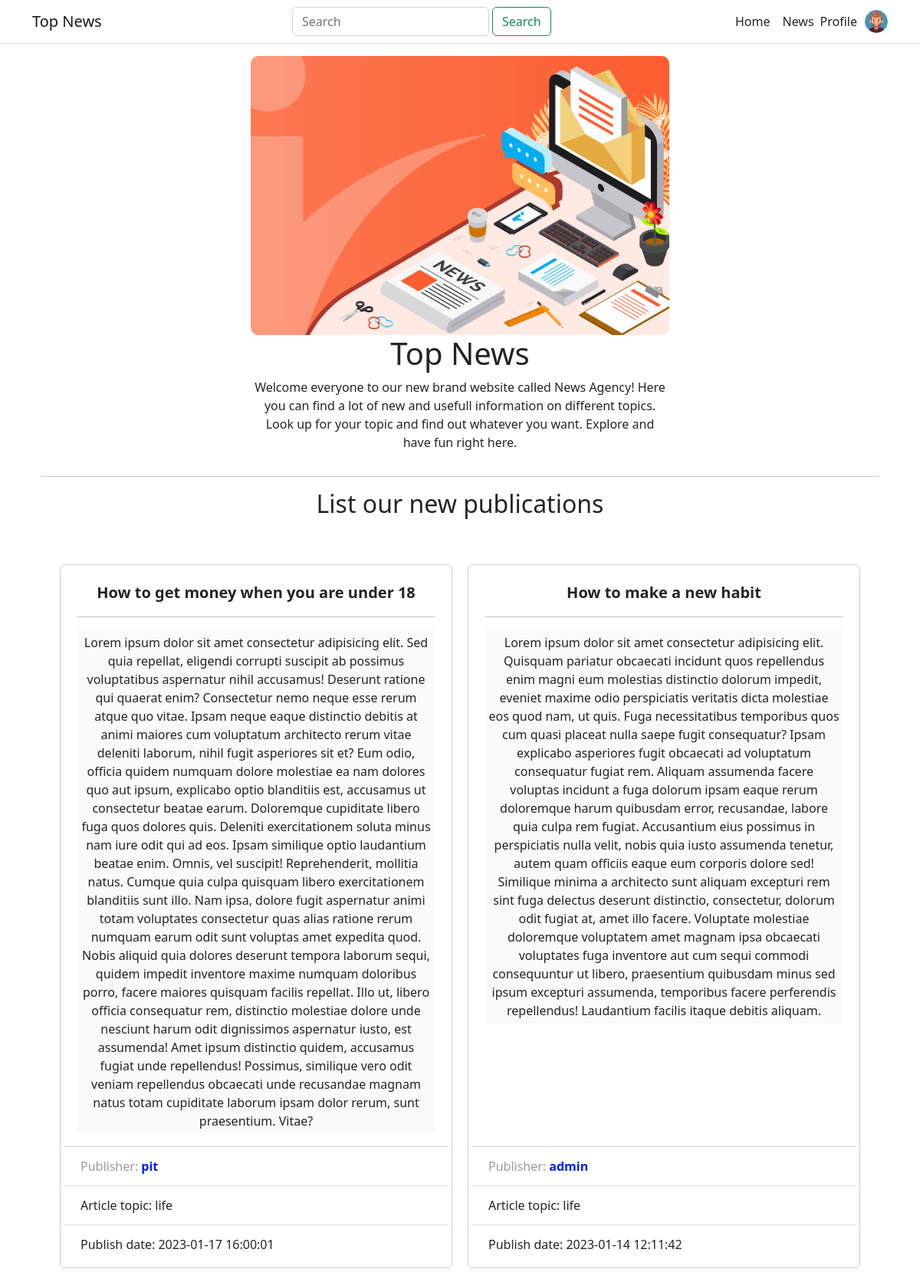
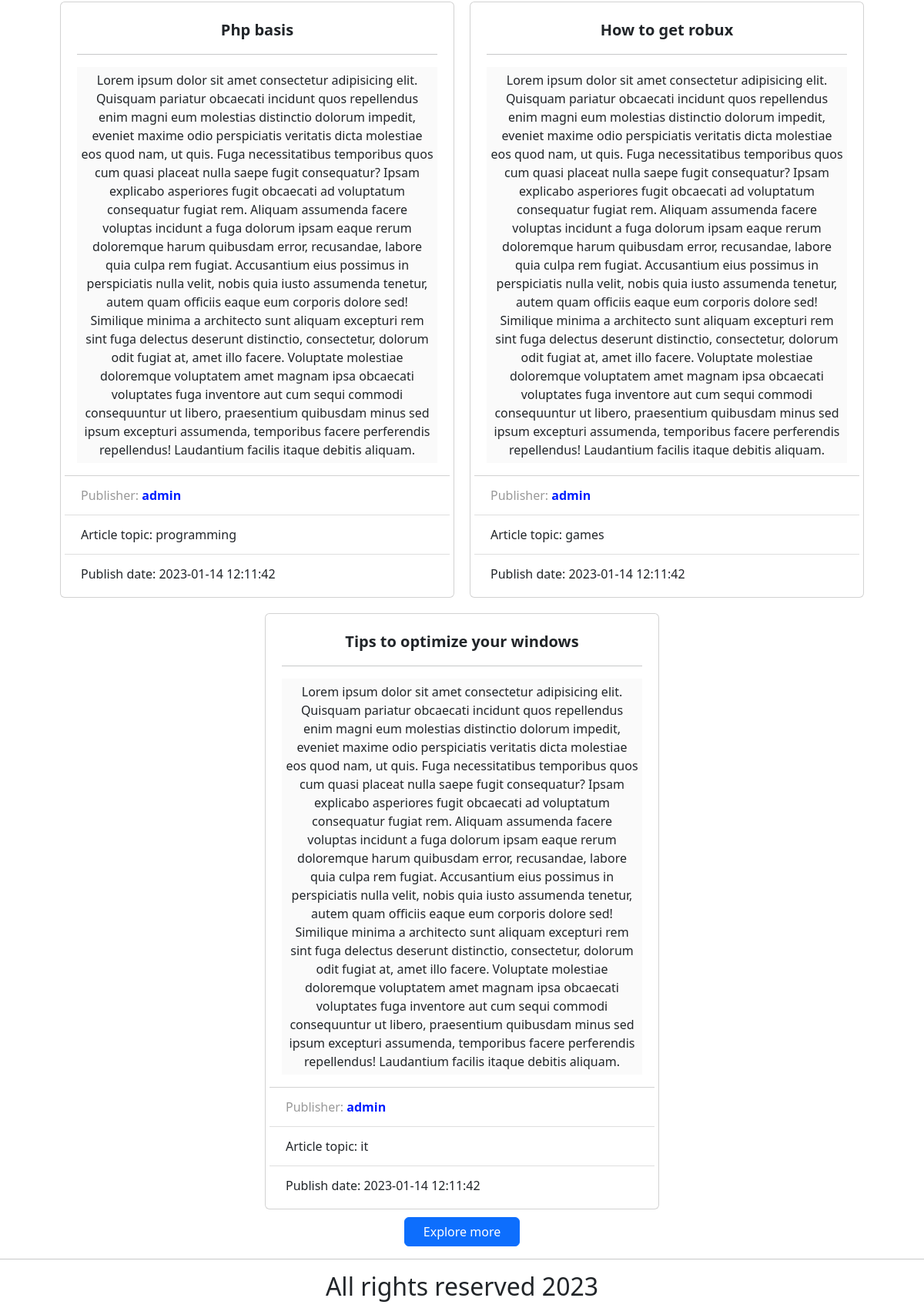
The page / on the database its author committed (2 pictures, top to bottom).
### tables this page shows
CREATE TABLE `news_table` (
  `id` int(11) NOT NULL,
  `article_author` int(11) DEFAULT NULL,
  `article_date` datetime DEFAULT NULL,
  `article_title` varchar(100) DEFAULT NULL,
  `article_content` text DEFAULT NULL,
  `article_type` varchar(100) DEFAULT NULL
);

CREATE TABLE `users` (
  `user_id` int(11) NOT NULL,
  `log` varchar(255) DEFAULT NULL,
  `pas` varchar(255) DEFAULT NULL
);

### action.php (the view, shortened to what this page needs)
<?php
require_once "db-settings/dbconnect.php";
function out($count, $offset = 0, $sort_topic = "all")
{
    global $conn;
    $arr_out = [];
    try {
        if ($sort_topic == "all") {
            if (!$result = $conn->query("SELECT * FROM `news_table` ORDER BY article_date DESC LIMIT " . $count . " OFFSET $offset")) {
                throw new Exception('Error selection from table `news_table`: [' . $conn->error . ']');
            }
        } else {
            if (!$result = $conn->query("SELECT * FROM `news_table` WHERE `article_type` = '" . $sort_topic . "' ORDER BY article_date DESC LIMIT " . $count . " OFFSET " . $offset . "")) {
                throw new Exception('Error selection from table `news_table`: [' . $conn->error . ']');
            }
        }
        while ($row = $result->fetch_assoc()) {
            $arr_out[] = $row;
        }
    } catch (Exception $e) {
        echo $e->getMessage();
    }
    return $arr_out;
}
function get_article_item($row)
{
    return '<div class="article__item card">
                    <div class="card-body">
                        <div class="article__title card-title">' . $row["article_title"] . '</div>
                        <hr>
                        <div class="article__content card-text">' . $row["article_content"] . '</div>
                    </div>
                    <ul class="list-group list-group-flush">
                        <li class="list-group-item">
                            <div class="article__publisher">Publisher: <span class="user__name">' . get_username_by_id($row["article_author"]) . '</span></div>
                        </li>
                        <li class="list-group-item">
                            <div class="article__date">Article topic: ' . $row["article_type"] . ' </div>
                        </li>
                        <li class="list-group-item">
                            <div class="article__date">Publish date: ' . $row["article_date"] . '</div>
                        </li>
                    </ul>
                </div>';
}
function get_username_by_id($id)
{
    global $conn;
    $sql = "SELECT `users`.log FROM `users` WHERE `users`.user_id = $id;";
    try {
        if (!$result = $conn->query($sql)) {
            throw new Exception('Error selection from table `news_table`: [' . $conn->error . ']');
        }
        return $result->fetch_assoc()['log'];;
    } catch (Exception $e) {
        echo $e->getMessage();
    }
}

### index.php
<?php
include_once "action.php";
include "html-parts/header.php"; ?>
<section class="news__about">
    <div class="news__wrap">
        <div class="container">
            <div class="news__description">
                <img src="assets/images/news.webp" alt="news-image" class="news__image">
                <h1>Top News</h1>
                <p class="news__text">
                    Welcome everyone to our new brand website called News Agency!
                    Here you can find a lot of new and usefull information on different topics.
                    Look up for your topic and find out whatever you want.
                    Explore and have fun right here.
                </p>
            </div>
            <hr>
        </div>
    </div>
</section>
<section class="articles">
    <div class="articles__wrap">
        <div class="container">
            <h2>List our new publications</h2>
            <?php
            echo '<div class="articles__list">';
            $out = out(5);
            if (count($out) > 0) {
                foreach ($out as $row) {
                    echo get_article_item($row);
                }
            } else {
                echo "В гостевой книге пока нет записей...<br>";
            }
            echo "<hr></div>
                <a class='btn btn-primary btn-page' href='news.php'>Explore more</a>
                </div></section>";
            include "html-parts/footer.php";

### assets/style/style.css (style rules this page uses)
body * { transition: all 0.5s ease; }
h1, h2 { text-align: center; }
img { border-radius: 10px; width: 50%; }
.btn-page { display: block; margin: 0 auto; max-width: 150px; }
.news__description { display: flex; flex-direction: column; justify-content: center; align-items: center; }
.news__text { text-align: center; max-width: 50%; }
.articles__list { margin-top: 50px; display: flex; flex-direction: row; flex-wrap: wrap; justify-content: center; }
.article__item { margin: 10px; padding: 5px; width: 32rem; }
.article__title { text-align: center; font-weight: 700; font-size: 20px; }
.article__publisher { color: #999999; padding: 5px; }
.article__content { text-align: center; background: #fafafa; padding: 5px; }
.article__date { padding: 5px; }
.user__name { color: rgb(0, 30, 255); font-weight: bold; }

### rows shown on the page
news_table: article_title "How to get money when you are under 18", article_content "Lorem ipsum dolor sit amet consectetur adipisicing elit. Sed quia repellat, eligendi corrupti suscipit ab possimus voluptatibus aspernatur nihil accusamus! Deserunt ratione qui quaerat enim? Consectetur nemo neque esse rerum atque quo vitae. Ipsam neque eaque distinctio debitis at animi maiores cum voluptatum architecto rerum vitae deleniti laborum, nihil fugit asperiores sit et? Eum odio, officia quidem numquam dolore molestiae ea nam dolores quo aut ipsum, explicabo optio blanditiis est, accusamus ut consectetur beatae earum. Doloremque cupiditate libero fuga quos dolores quis. Deleniti exercitationem soluta minus nam iure odit qui ad eos. Ipsam similique optio laudantium beatae enim.…", article_author.log "pit", article_type "life", article_date "2023-01-17 16:00:01"
news_table: article_title "How to make a new habit", article_content "Lorem ipsum dolor sit amet consectetur adipisicing elit. Quisquam pariatur obcaecati incidunt quos repellendus enim magni eum molestias distinctio dolorum impedit, eveniet maxime odio perspiciatis veritatis dicta molestiae eos quod nam, ut quis. Fuga necessitatibus temporibus quos cum quasi placeat nulla saepe fugit consequatur? Ipsam explicabo asperiores fugit obcaecati ad voluptatum consequatur fugiat rem. Aliquam assumenda facere voluptas incidunt a fuga dolorum ipsam eaque rerum doloremque harum quibusdam error, recusandae, labore quia culpa rem fugiat. Accusantium eius possimus in perspiciatis nulla velit, nobis quia iusto assumenda tenetur, autem quam officiis eaque eum corporis…", article_author.log "admin", article_type "life", article_date "2023-01-14 12:11:42"
news_table: article_title "Php basis", article_content "Lorem ipsum dolor sit amet consectetur adipisicing elit. Quisquam pariatur obcaecati incidunt quos repellendus enim magni eum molestias distinctio dolorum impedit, eveniet maxime odio perspiciatis veritatis dicta molestiae eos quod nam, ut quis. Fuga necessitatibus temporibus quos cum quasi placeat nulla saepe fugit consequatur? Ipsam explicabo asperiores fugit obcaecati ad voluptatum consequatur fugiat rem. Aliquam assumenda facere voluptas incidunt a fuga dolorum ipsam eaque rerum doloremque harum quibusdam error, recusandae, labore quia culpa rem fugiat. Accusantium eius possimus in perspiciatis nulla velit, nobis quia iusto assumenda tenetur, autem quam officiis eaque eum corporis…", article_author.log "admin", article_type "programming", article_date "2023-01-14 12:11:42"
news_table: article_title "How to get robux", article_content "Lorem ipsum dolor sit amet consectetur adipisicing elit. Quisquam pariatur obcaecati incidunt quos repellendus enim magni eum molestias distinctio dolorum impedit, eveniet maxime odio perspiciatis veritatis dicta molestiae eos quod nam, ut quis. Fuga necessitatibus temporibus quos cum quasi placeat nulla saepe fugit consequatur? Ipsam explicabo asperiores fugit obcaecati ad voluptatum consequatur fugiat rem. Aliquam assumenda facere voluptas incidunt a fuga dolorum ipsam eaque rerum doloremque harum quibusdam error, recusandae, labore quia culpa rem fugiat. Accusantium eius possimus in perspiciatis nulla velit, nobis quia iusto assumenda tenetur, autem quam officiis eaque eum corporis…", article_author.log "admin", article_type "games", article_date "2023-01-14 12:11:42"
news_table: article_title "Tips to optimize your windows", article_content "Lorem ipsum dolor sit amet consectetur adipisicing elit. Quisquam pariatur obcaecati incidunt quos repellendus enim magni eum molestias distinctio dolorum impedit, eveniet maxime odio perspiciatis veritatis dicta molestiae eos quod nam, ut quis. Fuga necessitatibus temporibus quos cum quasi placeat nulla saepe fugit consequatur? Ipsam explicabo asperiores fugit obcaecati ad voluptatum consequatur fugiat rem. Aliquam assumenda facere voluptas incidunt a fuga dolorum ipsam eaque rerum doloremque harum quibusdam error, recusandae, labore quia culpa rem fugiat. Accusantium eius possimus in perspiciatis nulla velit, nobis quia iusto assumenda tenetur, autem quam officiis eaque eum corporis…", article_author.log "admin", article_type "it", article_date "2023-01-14 12:11:42"
